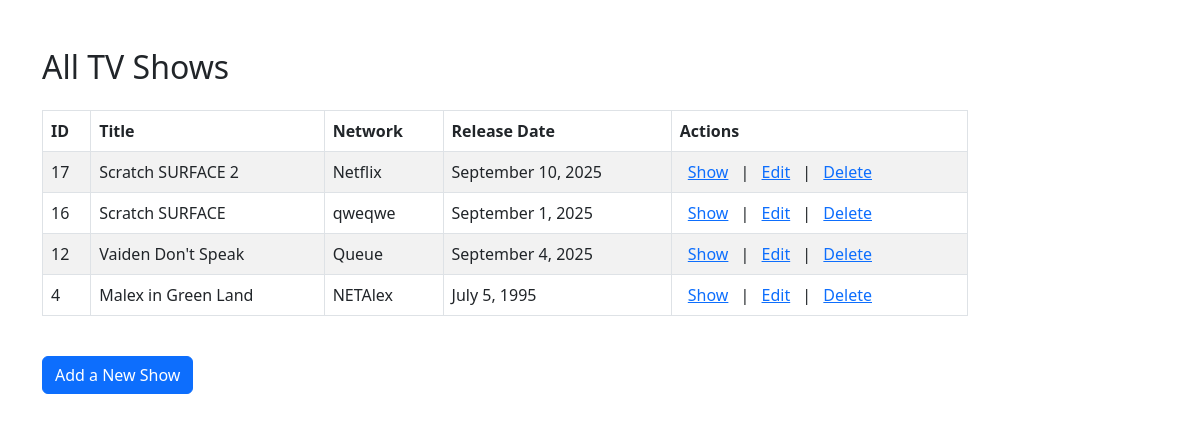
/shows, run on the app's committed database.
### TVShows/models.py (models this page shows, shortened)
class TVShow(models.Model):
    title = models.CharField(max_length=255) # we can say unique=True and catch the IntegrityError about UNIQUE constraint failure
    network = models.CharField(max_length=255)
    release_date = models.DateField()
    desc = models.TextField()
    created_at = models.DateTimeField(auto_now_add=True)
    updated_at = models.DateTimeField(auto_now=True)
    objects = TVShowManager()

### TVShows/views.py (the view)
# urls.py: path('shows', views.index),
def index(request):
    shows = TVShow.objects.all().order_by('-created_at')
    return render(request, 'read-all.html', {'shows': shows})

### TVShows/templates/read-all.html (shortened to what this page needs)
<!DOCTYPE html>
<html lang="en">
<head>
    <link href="https://cdn.jsdelivr.net/npm/bootstrap@5.3.0/dist/css/bootstrap.min.css" rel="stylesheet">
</head>
<body>
    <div class="container mt-5">
        <div class="row">
            <div class="col-12">
                <h2 class="mb-4">All TV Shows</h2>
            </div>
        </div>
        <div class="row justify-content-start">
            <div class="col-md-10">
                <table class="table table-striped table-bordered">
                    <thead>
                        <tr>
                            <th>ID</th>
                            <th>Title</th>
                            <th>Network</th>
                            <th>Release Date</th>
                            <th>Actions</th>
                        </tr>
                    </thead>
                    <tbody>
                        {% for show in shows %}
                        <tr>
                            <td>{{ show.id }}</td>
                            <td>{{ show.title }}</td>
                            <td>{{ show.network }}</td>
                            <td>{{ show.release_date | date:"F j, Y" }}</td>
                            <td class="actions-links">
                                <a href="/shows/{{ show.id }}">Show</a> |
                                <a href="/shows/{{ show.id }}/edit">Edit</a> |
                                <form action="/shows/{{ show.id }}/destroy" method="post" style="display:inline;">
                                    <button type="submit" class="btn btn-link p-0 mx-2 align-baseline" style="color:#0d6efd; border:none; text-decoration:underline;">Delete</button>
                                </form>
                            </td>
                        </tr>
                        {% empty %}
                        <tr>
                            <td colspan="5" class="text-center">No TV shows available, try to add one.</td>
                        </tr>
                        {% endfor %}
                    </tbody>
                </table>
            </div>
        </div>
        <div class="row mt-4">
            <div class="col-12">
                <a href="/shows/new" class="btn btn-primary">Add a New Show</a>
            </div>
        </div>
    </div>
</body>
</html>

### TVShows/templates/read-all.html (style rules this page uses)
.actions-links a { margin: 8px; }

### data on the page
TVShow: id "17", title "Scratch SURFACE 2", network "Netflix", release_date "September 10, 2025"
TVShow: id "16", title "Scratch SURFACE", network "qweqwe", release_date "September 1, 2025"
TVShow: id "12", title "Vaiden Don't Speak", network "Queue", release_date "September 4, 2025"
TVShow: id "4", title "Malex in Green Land", network "NETAlex", release_date "July 5, 1995"
